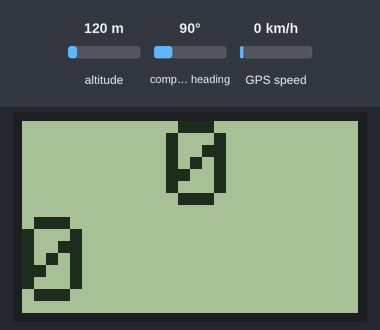
Simulated run of this sketch. Board: Arduino Uno, built with avr-gcc and run on an emulated ATmega328P. On the bench: 84×48 one-colour display. The inputs (shaded band) are chosen by the test bench; at power-on: GPS speed 0 km/h, altitude 120 m, compass heading 90°. The display library's start-up logo is not drawn; the GPS gets a fix after 3 s at 37.7749, -122.4194 with 8 satellites.

Above: at 3.2 s.
3.3 s: GPS speed set to 2 km/h
At 4.5 s:
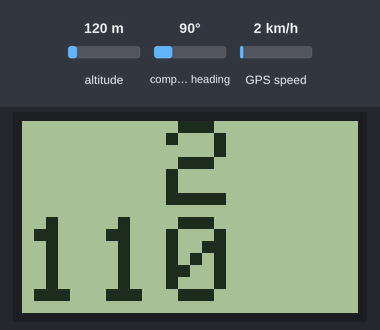
5.6 s: GPS speed set to 30 km/h
At 7.1 s:
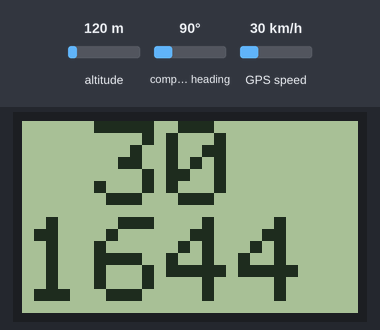
7.6 s: GPS speed set to 60 km/h
At 8.5 s:
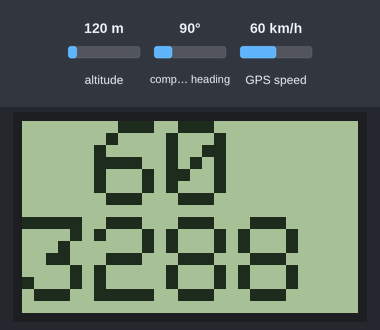
Timing chart, 0 to 10.6 s (numbered marks = the images above; inputs shaded):
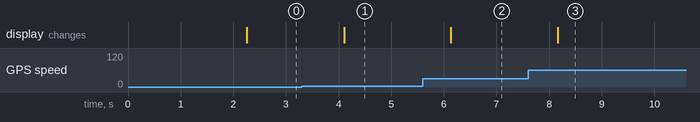

Measured:
- after the input at 3.3 s, the display: changes after 0.81 s (image 1)
- after the input at 5.6 s, the display: changes after 0.53 s (image 2)
- after the input at 7.6 s, the display: changes after 0.56 s (image 3)

The sketch:

rpm-gps-calculo-rpm-por-velocidade.ino
```cpp
#define GPS_RX 3
#define GPS_TX 2
#define GPS_Serial_Baud 4800
#include <SoftwareSerial.h>
#include "TinyGPS++.h"
//Libs referente ao display
#include <SPI.h>
#include <Adafruit_GFX.h>
#include <Adafruit_PCD8544.h>

Adafruit_PCD8544 display = Adafruit_PCD8544(11,10,9,8,7);
// Software SPI (slower updates, more flexible pin options):
// pin 7 - Serial clock out (SCLK)
// pin 6 - Serial data out (DIN)
// pin 5 - Data/Command select (D/C)
// pin 4 - LCD chip select (CS)
// pin 3 - LCD reset (RST)


SoftwareSerial gpsSerial(GPS_RX, GPS_TX);
TinyGPSPlus gps;

float gpsLat0;
float gpsLong0;
float gpsLatUltimoLido = 0.00;
float gpsLongUltimoLido = 0.00;
float somaDistancia = 0.00;

const double larguraPneu = 165.00;
const double perfilPneu = 70.00; //Perfil original 75, tirando 5 para compensar o amassado no asfalta (Diametro Dinamico)
const double aroPneu = 14.00;
const double relacaoMarchaPrimeira = 3.846;
const double relacaoMarchaSegunda = 2.038;
const double relacaoMarchaTerceira = 1.281;
const double relacaoMarchaQuarta = 0.951;
const double relacaoMarchaQuinta = 0.756;
const double relacaoMarchaRe = 3.615;
const double relacaoMarchaDiferencial = 4.73;


/* tabela de cursos de direcao
Este - Nordeste   ENE
Este - Sudeste    ESE
Leste             E
Nordeste          NE
Noroeste          NW
Norte - Nordeste  NNE
Norte - Noroeste  NNW
Oeste             W
Oeste - Noroeste  WNW
Oeste - Sudoeste  WSW
Sudeste           SE
Sudoeste          SW
Sul               S
Sul - Sudeste     SSE
Sul - Sudoeste    SSW
*/

void setup()
{

  Serial.begin(115200);
  gpsSerial.begin(GPS_Serial_Baud);
  display.begin();
  display.setContrast(50);
  display.display(); // show splashscreen
  delay(2000);
  display.clearDisplay();   // clears the screen and buffer
}

void loop() {

  //int POT = analogRead(0);                          // Potenciometro - pino central no pino A0
  //double velocidade = (map(POT, 0, 1023, 200, 1));

  bool newData = false;
  unsigned long chars;
  // For one second we parse GPS data and report some key values
  for (unsigned long start = millis(); millis() - start < 200;)
  {
    while (gpsSerial.available())
    {
      char c = gpsSerial.read();
      // Serial.write(c); //apague o comentario para mostrar os dados crus
      if (gps.encode(c)) // Atribui true para newData caso novos dados sejam recebidos
        newData = true;
    }
  }


  if (newData)
  {

    //colegio avante 970m carro, ape 600m
    const double AVANTE_LAT = -22.692943;
    const double AVANTE_LNG = -46.988746;

    //Gerando o ponto inicial fixo do momento que pegou sinal do GPS.
    if (gpsLat0 == 0.0)
    {
      gpsLat0 = gps.location.lat();
      gpsLong0 = gps.location.lng();
    }

    if (gpsLatUltimoLido == 0.0)
    {
      somaDistancia = 0.00;
      gpsLatUltimoLido = gps.location.lat();
      gpsLongUltimoLido = gps.location.lng();
    } else {
      somaDistancia = somaDistancia + (gps.distanceBetween(gps.location.lat(),gps.location.lng(),gpsLatUltimoLido,gpsLongUltimoLido) / 1000.0);
      gpsLatUltimoLido = gps.location.lat();
      gpsLongUltimoLido = gps.location.lng();
    }

    double distanceKmAvante = gps.distanceBetween(gps.location.lat(),gps.location.lng(),AVANTE_LAT,AVANTE_LNG) / 1000.0;
    double courseToAvante = gps.courseTo(gps.location.lat(),gps.location.lng(),AVANTE_LAT,AVANTE_LNG);
    double distanceKmPercorrida = gps.distanceBetween(gps.location.lat(),gps.location.lng(),gpsLat0,gpsLong0) / 1000.0;

    double velocidade = gps.speed.kmph();
    //double velocidade = random(170);

/*
    Serial.println("########################################################################");
    Serial.print("Velocidade: " + String(gps.speed.kmph()) + " RPM Primeira: ");
    Serial.println((velocidade * 1000 * relacaoMarchaPrimeira * relacaoMarchaDiferencial) / (60 * 3.1416 * (larguraPneu * perfilPneu * 0.00002 + aroPneu * 0.0254)),0);

    Serial.print("Velocidade: " + String(gps.speed.kmph()) + " RPM Segunda: ");
    Serial.println((velocidade * 1000 * relacaoMarchaSegunda * relacaoMarchaDiferencial) / (60 * 3.1416 * (larguraPneu * perfilPneu * 0.00002 + aroPneu * 0.0254)),0);

    Serial.print("Velocidade: " + String(gps.speed.kmph()) + " RPM Terceira: ");
    Serial.println((velocidade * 1000 * relacaoMarchaTerceira * relacaoMarchaDiferencial) / (60 * 3.1416 * (larguraPneu * perfilPneu * 0.00002 + aroPneu * 0.0254)),0);

    Serial.print("Velocidade: " + String(gps.speed.kmph()) + " RPM Quarta: ");
    Serial.println((velocidade * 1000 * relacaoMarchaQuarta * relacaoMarchaDiferencial) / (60 * 3.1416 * (larguraPneu * perfilPneu * 0.00002 + aroPneu * 0.0254)),0);

    Serial.print("Velocidade: " + String(gps.speed.kmph()) + " RPM Quinta: ");
    Serial.println((velocidade * 1000 * relacaoMarchaQuinta * relacaoMarchaDiferencial) / (60 * 3.1416 * (larguraPneu * perfilPneu * 0.00002 + aroPneu * 0.0254)),0);
*/

    display.clearDisplay();
    display.setTextSize(3);
    display.setTextColor(BLACK);
    display.setCursor(0,0);
    display.println(" " + String(velocidade,0));
    display.println((velocidade * 1000 * relacaoMarchaTerceira * relacaoMarchaDiferencial) / (60 * 3.1416 * (larguraPneu * perfilPneu * 0.00002 + aroPneu * 0.0254)),0);
    display.display();

    //display.setTextSize(2);
    //display.setTextColor(BLACK);
    //display.println(velocidade,0);

    //display.setTextSize(1);
    //display.setTextColor(BLACK);
    //display.println("RPM");
    //display.setTextSize(2);
    //display.setTextColor(BLACK);
    //display.println((velocidade * 1000 * relacaoMarchaQuinta * relacaoMarchaDiferencial) / (60 * 3.1416 * (larguraPneu * perfilPneu * 0.00002 + aroPneu * 0.0254)),0);


  }
}
```
